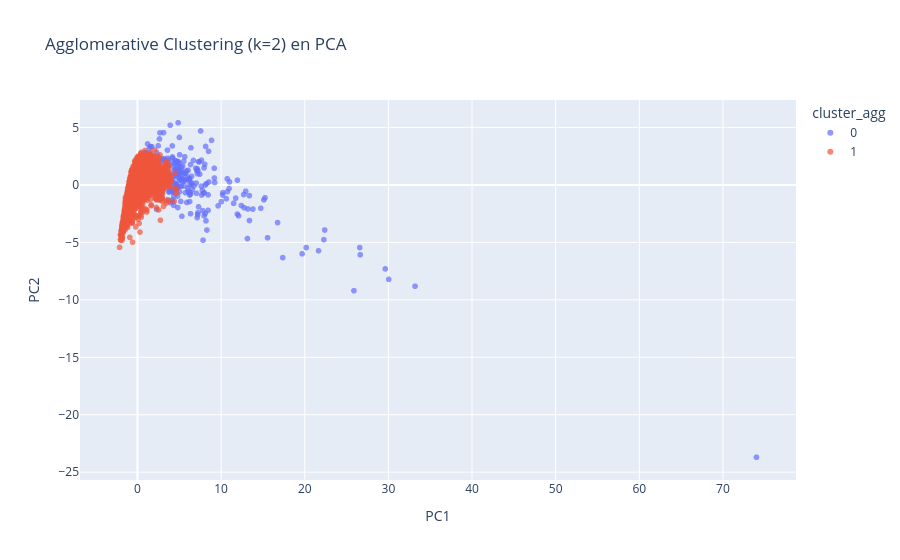

The notebook cell this image was saved under:
### Code cell
# =============================================
# Celda 12: visualización Agglomerative
# =============================================
df_pca_clusters["cluster_agg"] = labels_agg.astype(str)

fig = px.scatter(
    df_pca_clusters,
    x="PC1",
    y="PC2",
    color="cluster_agg",
    title=f"Agglomerative Clustering (k={best_k}) en PCA",
    opacity=0.7
)
fig.show()

### Figure 1 — Plotly figure (JSON) as saved in the notebook; plotly's stock layout.template omitted (floating-point values rounded to 4 significant figures; data arrays with more than 128 entries replaced by an {"elided": "..."} marker saying what was removed)
{"data": [{"hovertemplate": "cluster_agg=0<br>PC1=%{x}<br>PC2=%{y}<extra></extra>", "legendgroup": "0", "marker": {"color": "#636efa", "opacity": 0.7, "symbol": "circle"}, "mode": "markers", "name": "0", "showlegend": true, "type": "scattergl", "x": {"elided": "272 float values"}, "xaxis": "x", "y": {"elided": "272 float values"}, "yaxis": "y"}, {"hovertemplate": "cluster_agg=1<br>PC1=%{x}<br>PC2=%{y}<extra></extra>", "legendgroup": "1", "marker": {"color": "#EF553B", "opacity": 0.7, "symbol": "circle"}, "mode": "markers", "name": "1", "showlegend": true, "type": "scattergl", "x": {"elided": "6622 float values"}, "xaxis": "x", "y": {"elided": "6622 float values"}, "yaxis": "y"}], "layout": {"legend": {"title": {"text": "cluster_agg"}, "tracegroupgap": 0}, "title": {"text": "Agglomerative Clustering (k=2) en PCA"}, "xaxis": {"anchor": "y", "domain": [0, 1], "title": {"text": "PC1"}}, "yaxis": {"anchor": "x", "domain": [0, 1], "title": {"text": "PC2"}}}}
